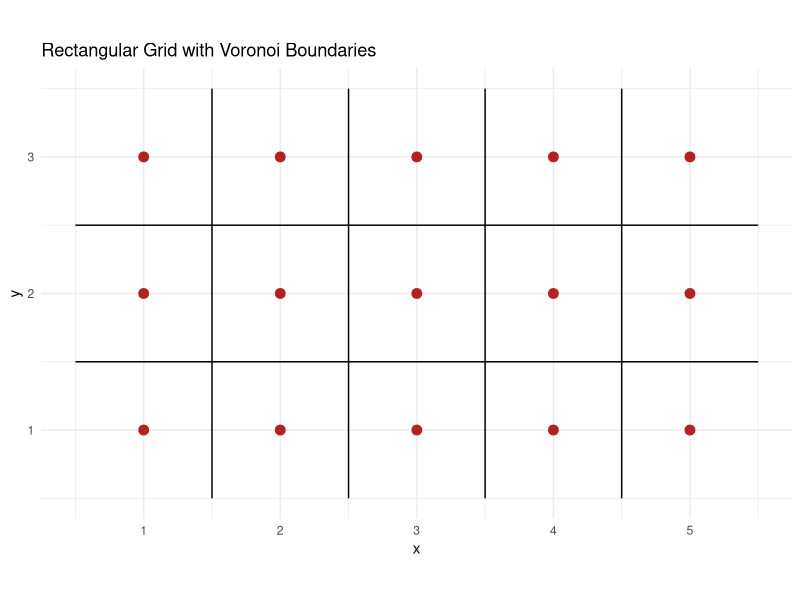
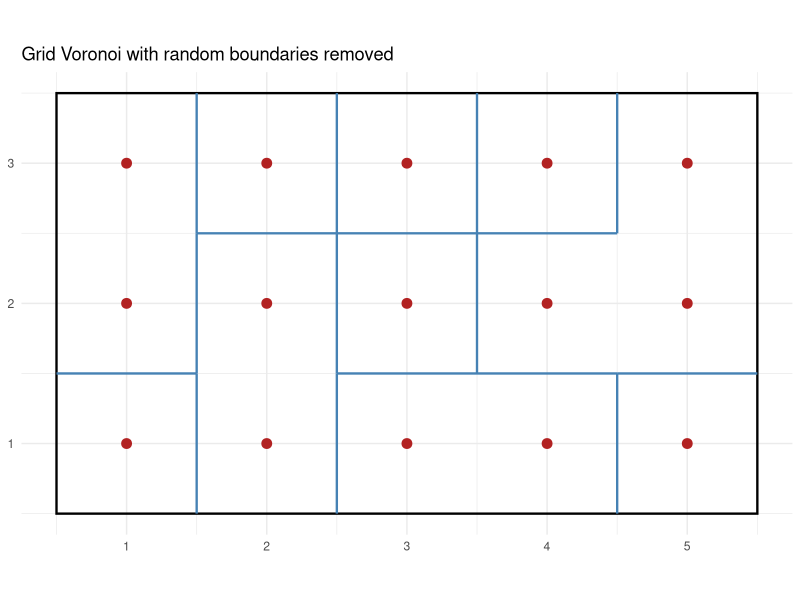
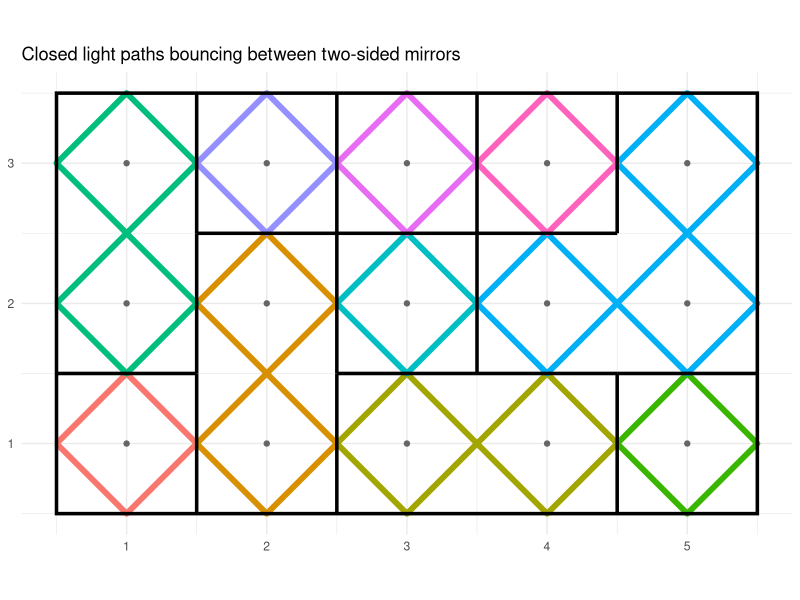
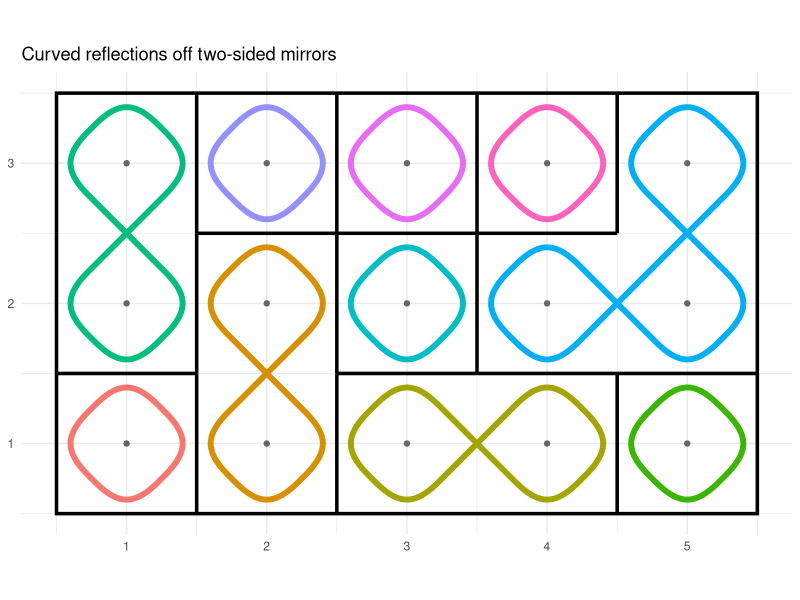

Write the R code that produced these figures, in order.
## ---- chunk 1
#| label: setup
#| include: false

library(ggplot2)
library(ggforce)

## ---- chunk 2
#| label: fig-arbitrary-grid-voronoi
#| fig-cap: "Grid of Points with Voronoi Boundaries"
#| code-fold: true
#| warning: false
#| 


pts <- expand.grid(x = 1:5, y = 1:3)

ggplot(pts, aes(x, y)) +
  geom_voronoi_tile(aes(fill = interaction(x, y)),
                    bound = c(0.5, 5.5, 0.5, 3.5),
                    colour = "white", show.legend = FALSE) +
  geom_voronoi_segment(bound = c(0.5, 5.5, 0.5, 3.5), colour = "black") +
  geom_point(colour = "firebrick", size = 3) +
  coord_fixed() +
  labs(title = "Rectangular Grid with Voronoi Boundaries") + 
  theme_minimal()

## ---- chunk 3
#| label: fig-arbitary-mirrors
#| code-fold: true
#| fig-cap: "Grid with 2-Way mirrors"
#| warning: false
#| 

set.seed(42)

pts <- expand.grid(x = 1:5, y = 1:3)

# Vertical edges: separate horizontally adjacent points (4 x 3 = 12 edges)
v_edges <- with(expand.grid(x = 1:4, y = 1:3),
  data.frame(x = x + 0.5, xend = x + 0.5,
             y = y - 0.5, yend = y + 0.5))

# Horizontal edges: separate vertically adjacent points (5 x 2 = 10 edges)
h_edges <- with(expand.grid(x = 1:5, y = 1:2),
  data.frame(x = x - 0.5, xend = x + 0.5,
             y = y + 0.5, yend = y + 0.5))

edges <- rbind(v_edges, h_edges)

# Randomly keep ~60% of the interior edges
drop_prob <- 0.4
edges <- edges[runif(nrow(edges)) > drop_prob, ]

# Outer bounding rectangle (always kept)
rect <- data.frame(xmin = 0.5, xmax = 5.5, ymin = 0.5, ymax = 3.5)

ggplot() +
  geom_rect(data = rect,
            aes(xmin = xmin, xmax = xmax, ymin = ymin, ymax = ymax),
            fill = NA, colour = "black", linewidth = 0.8) +
  geom_segment(data = edges,
               aes(x = x, y = y, xend = xend, yend = yend),
               colour = "steelblue", linewidth = 0.8) +
  geom_point(data = pts, aes(x, y), colour = "firebrick", size = 3) +
  coord_fixed() +
  theme_minimal() +
  labs(title = "Grid Voronoi with random boundaries removed",
       x = NULL, y = NULL)

## ---- chunk 4
#| label: fig-mirrors-light-rays
#| code-fold: true
#| fig-cap: "2-Way Mirrors and Light Rays"
#| 

# ---- 1. Mirror layout (same construction as the previous chunk) ----------
make_edges <- function(seed = 42, drop_prob = 0.4) {
  set.seed(seed)
  v <- with(expand.grid(x = 1:4, y = 1:3),
            data.frame(x = x + 0.5, xend = x + 0.5, y = y - 0.5, yend = y + 0.5))
  h <- with(expand.grid(x = 1:5, y = 1:2),
            data.frame(x = x - 0.5, xend = x + 0.5, y = y + 0.5, yend = y + 0.5))
  e <- rbind(v, h)
  e[runif(nrow(e)) > drop_prob, ]
}

# ---- 2. Ray tracing ------------------------------------------------------
trace_loops <- function(edges, nx = 5, ny = 3) {

  # Keys for the surviving interior mirrors
  vert <- edges$x == edges$xend
  keep <- c(
    sprintf("V%.2f,%.2f", edges$x[vert],  (edges$y[vert]  + edges$yend[vert]) / 2),
    sprintf("H%.2f,%.2f", (edges$x[!vert] + edges$xend[!vert]) / 2, edges$y[!vert])
  )

  is_half <- function(a) abs(a - round(a)) > 0.25

  # Apply the wall at point p to direction d (reflect if mirror, else pass)
  interact <- function(p, d) {
    if (is_half(p[1])) {                       # vertical wall at x = p[1]
      m <- p[1] %in% c(0.5, nx + 0.5) ||
           sprintf("V%.2f,%.2f", p[1], p[2]) %in% keep
      if (m) d[1] <- -d[1]
    } else {                                   # horizontal wall at y = p[2]
      m <- p[2] %in% c(0.5, ny + 0.5) ||
           sprintf("H%.2f,%.2f", p[1], p[2]) %in% keep
      if (m) d[2] <- -d[2]
    }
    d
  }

  chord_id <- function(p, d) sprintf("%.2f,%.2f", p[1] + 0.25 * d[1], p[2] + 0.25 * d[2])

  # Every cell has 4 chords (a diamond); each is a possible starting segment
  starts <- do.call(rbind, lapply(seq_len(nx * ny), function(k) {
    i <- (k - 1) %% nx + 1; j <- (k - 1) %/% nx + 1
    data.frame(px = c(i - .5, i, i + .5, i), py = c(j, j + .5, j, j - .5),
               dx = c(1, 1, -1, -1),         dy = c(1, -1, -1, 1))
  }))

  used <- character(0)
  loops <- list()

  for (s in seq_len(nrow(starts))) {
    p0 <- c(starts$px[s], starts$py[s]); d0 <- c(starts$dx[s], starts$dy[s])
    if (chord_id(p0, d0) %in% used) next

    p <- p0; d <- d0
    path <- list(p)
    repeat {
      used <- c(used, chord_id(p, d))
      p <- p + 0.5 * d
      d <- interact(p, d)
      path[[length(path) + 1]] <- p
      if (all(p == p0) && all(d == d0)) break
    }
    loops[[length(loops) + 1]] <- data.frame(do.call(rbind, path)) |>
      setNames(c("x", "y")) |>
      transform(loop = length(loops) + 1)
  }
  do.call(rbind, loops)
}

# ---- 3. Run and plot -----------------------------------------------------
edges <- make_edges(seed = 42, drop_prob = 0.4)
paths <- trace_loops(edges)
paths$loop <- factor(paths$loop)

cat("Number of closed light loops:", nlevels(paths$loop), "\n")

pts  <- expand.grid(x = 1:5, y = 1:3)
rect <- data.frame(xmin = 0.5, xmax = 5.5, ymin = 0.5, ymax = 3.5)

ggplot() +
  geom_path(data = paths, aes(x, y, colour = loop, group = loop), linewidth = 2) +
  geom_rect(data = rect, aes(xmin = xmin, xmax = xmax, ymin = ymin, ymax = ymax),
            fill = NA, colour = "black", linewidth = 1.2) +
  geom_segment(data = edges, aes(x = x, y = y, xend = xend, yend = yend),
               colour = "black", linewidth = 1.2) +
  geom_point(data = pts, aes(x, y), colour = "grey40", size = 1.5) +
  coord_fixed() +
  theme_minimal() +
  theme(legend.position = "none") +
  labs(title = "Closed light paths bouncing between two-sided mirrors",
       x = NULL, y = NULL)

## ---- chunk 5
#| label: fig-curved-reflections
#| code-fold: true
#| fig-cap: "Curved Reflections"
#| 
# ---- Curved reflections: reuses `paths`, `edges`, `pts`, `rect` ----------
stopifnot(exists("paths"), exists("edges"), exists("pts"), exists("rect"))

# Largest achievable gap for a given curvature (see notes)
max_gap <- function(curvature) 0.25 - 0.1875 * curvature

# Round off one closed loop. v: data frame x, y (last row repeats the first)
curve_loop <- function(v, s, w, n) {
  v   <- as.matrix(v[, c("x", "y")])
  v   <- v[-nrow(v), , drop = FALSE]            # drop duplicated closing point
  N   <- nrow(v)
  prv <- c(N, seq_len(N - 1))
  nxt <- c(2:N, 1)
  d_in  <- (v - v[prv, ]) / 0.5                 # direction of arriving chord
  d_out <- (v[nxt, ] - v) / 0.5                 # direction of leaving chord
  t <- seq(0, 1, length.out = n)

  out <- vector("list", N)
  for (k in seq_len(N)) {
    m <- v[k, ]
    if (all(d_in[k, ] == d_out[k, ])) {         # ray passes through: no bounce
      out[[k]] <- matrix(m, nrow = 1)
      next
    }
    P0 <- m - s * d_in[k, ]                     # curve leaves the incoming ray
    P3 <- m + s * d_out[k, ]                    # curve rejoins the outgoing ray
    P1 <- P0 + w * (m - P0)                     # control points pulled toward
    P2 <- P3 + w * (m - P3)                     # the mirror point by w
    out[[k]] <- outer((1 - t)^3, P0) + outer(3 * (1 - t)^2 * t, P1) +
                outer(3 * (1 - t) * t^2, P2) + outer(t^3, P3)
  }
  res <- do.call(rbind, out)
  res <- rbind(res, res[1, ])                   # close the loop
  setNames(as.data.frame(res), c("x", "y"))
}

# gap       : distance from the mirror to the apex of each curve (grid units)
# curvature : 0 = straight chamfer across the corner, 1 = fully rounded bend
curve_paths <- function(paths, gap = 0.05, curvature = 0.7, n = 25) {
  stopifnot(gap >= 0, curvature >= 0, curvature <= 1)

  s <- 4 * gap / (4 - 3 * curvature)            # setback along the rays
  if (s > 0.25) {                               # neighbouring bounces would collide
    warning(sprintf("gap %.3f too large for curvature %.2f; using max gap %.3f",
                    gap, curvature, max_gap(curvature)))
    s <- 0.25
  }

  pieces <- lapply(split(paths, paths$loop), curve_loop, s = s, w = curvature, n = n)
  out <- do.call(rbind, Map(function(d, id) { d$loop <- id; d },
                            pieces, names(pieces)))
  out$loop <- factor(out$loop, levels = levels(paths$loop))
  out
}

# ---- Run and plot --------------------------------------------------------
curved <- curve_paths(paths, gap = 0.1, curvature = 0.75)

ggplot() +
  geom_path(data = curved, aes(x, y, colour = loop, group = loop), linewidth = 2) +
  geom_rect(data = rect, aes(xmin = xmin, xmax = xmax, ymin = ymin, ymax = ymax),
            fill = NA, colour = "black", linewidth = 1.2) +
  geom_segment(data = edges, aes(x = x, y = y, xend = xend, yend = yend),
               colour = "black", linewidth = 1.2) +
  geom_point(data = pts, aes(x, y), colour = "grey40", size = 1.5) +
  coord_fixed() +
  theme_minimal() +
  theme(legend.position = "none") +
  labs(title = "Curved reflections off two-sided mirrors", x = NULL, y = NULL)

# Notes:
# Gap: this is the perpendicular distance from the mirror to the apex of the curve, in grid units where neighbouring points are 1 apart. gap = 0 reproduces the sharp geometric bounce.
# Curvature: at 0, the corner is cut by a straight chord with two abrupt kinks. At 1, the bend is spread out into a smooth arc. The curve is tangent to the incoming and outgoing rays for any curvature above 0.
# Limit on the gap: each chord has a bounce at both ends and is 0.5 long, so each curve can start at most 0.25 from its mirror point. That makes the maximum gap 0.25 - 0.1875 * curvature, which is 0.25 at curvature 0 but only about 0.06 at curvature 1. Larger requests are clamped with a warning. If you need bigger gaps with round bends, the bounces would have to be spaced further apart, for example by using a coarser mirror grid.
# Topology: the loops and the cells they fill are unchanged, because the curves replace only the vertex geometry, not the tracing. So all 15 cells are still covered, and the loop count printed earlier still applies.

## ---- chunk 6
#| code-fold: true
#| 
# =====================================================================
# Self-contained: mirror layout -> "trbl" matrix (ny x nx, row 1 = top)
# Each interior mirror appears in both neighbouring cells.
# =====================================================================
nx <- 5; ny <- 3

# ---- 1. Random mirror layout (data frame: x, y, xend, yend) ----------
make_edges <- function(seed = 42, drop_prob = 0.4) {
  set.seed(seed)
  v <- with(expand.grid(x = 1:4, y = 1:3),
            data.frame(x = x + .5, xend = x + .5, y = y - .5, yend = y + .5))
  h <- with(expand.grid(x = 1:5, y = 1:2),
            data.frame(x = x - .5, xend = x + .5, y = y + .5, yend = y + .5))
  e <- rbind(v, h)
  e[runif(nrow(e)) > drop_prob, ]
}

# ---- 2. edges -> trbl matrix ------------------------------------------
edges_to_trbl <- function(edges, nx = 5, ny = 3) {
  top <- right <- bottom <- left <- matrix(FALSE, ny, nx)
  top[1, ] <- bottom[ny, ] <- left[, 1] <- right[, nx] <- TRUE   # outer rectangle
  for (k in seq_len(nrow(edges))) {
    e <- edges[k, ]
    if (e$x == e$xend) {                          # vertical mirror
      r  <- ny - round((e$y + e$yend) / 2) + 1
      cc <- round(e$x - .5)
      right[r, cc] <- left[r, cc + 1] <- TRUE
    } else {                                      # horizontal mirror
      r  <- round(ny - e$y + .5)
      cc <- round((e$x + e$xend) / 2)
      bottom[r, cc] <- top[r + 1, cc] <- TRUE
    }
  }
  matrix(paste0(+top, +right, +bottom, +left), ny, nx)
}

# ---- 3. trbl matrix -> edges (with validation) ------------------------
code_to_edges <- function(M, nx = 5, ny = 3) {
  stopifnot("M must be ny x nx" = is.matrix(M) && nrow(M) == ny && ncol(M) == nx,
            "entries must be 4 characters of 0/1 (t,r,b,l)" = all(grepl("^[01]{4}$", M)))
  bit <- function(k) matrix(substr(M, k, k) == "1", nrow = ny)
  top <- bit(1); right <- bit(2); bottom <- bit(3); left <- bit(4)

  if (!all(top[1, ]) || !all(bottom[ny, ]) || !all(left[, 1]) || !all(right[, nx]))
    stop("Outer sides must be 1 (the bounding rectangle is always a mirror)")

  h <- which(right[, -nx, drop = FALSE] != left[, -1, drop = FALSE], arr.ind = TRUE)
  if (nrow(h))
    stop("Right side of [", h[1, 1], ",", h[1, 2], "] disagrees with left side of [",
         h[1, 1], ",", h[1, 2] + 1, "]")
  v <- which(bottom[-ny, , drop = FALSE] != top[-1, , drop = FALSE], arr.ind = TRUE)
  if (nrow(v))
    stop("Bottom side of [", v[1, 1], ",", v[1, 2], "] disagrees with top side of [",
         v[1, 1] + 1, ",", v[1, 2], "]")

  e <- which(right[, -nx, drop = FALSE], arr.ind = TRUE)
  s <- which(bottom[-ny, , drop = FALSE], arr.ind = TRUE)
  rbind(
    data.frame(x = e[, 2] + .5, xend = e[, 2] + .5,
               y = ny - e[, 1] + .5, yend = ny - e[, 1] + 1.5),
    data.frame(x = s[, 2] - .5, xend = s[, 2] + .5,
               y = ny - s[, 1] + .5, yend = ny - s[, 1] + .5)
  )
}

# ---- 4. Edit one mirror, keeping both copies in sync -------------------
set_mirror <- function(M, row, col, side, value = 0) {
  put <- function(M, r, c, k) {
    s <- strsplit(M[r, c], "")[[1]]; s[k] <- as.character(value)
    M[r, c] <- paste(s, collapse = ""); M
  }
  M <- put(M, row, col, match(side, c("t", "r", "b", "l")))
  if (side == "t" && row > 1)        M <- put(M, row - 1, col, 3)
  if (side == "r" && col < ncol(M))  M <- put(M, row, col + 1, 4)
  if (side == "b" && row < nrow(M))  M <- put(M, row + 1, col, 1)
  if (side == "l" && col > 1)        M <- put(M, row, col - 1, 2)
  M
}

# ---- 5. Print as a grid, optionally CSV and a paste-ready JS literal ---
print_trbl <- function(M, file = NULL, js = FALSE) {
  cat(apply(M, 1, paste, collapse = " "), sep = "\n")
  if (!is.null(file))
    write.table(M, file, sep = ",", quote = FALSE, row.names = FALSE, col.names = FALSE)
  if (js) {
    rows <- apply(M, 1, function(r) paste0('["', paste(r, collapse = '","'), '"]'))
    cat("\nlet ADJ = [", paste(rows, collapse = ",\n           "), "];\n", sep = "")
  }
  invisible(M)
}

# =========================== RUN =====================================
edges <- make_edges(42, 0.4)
M <- edges_to_trbl(edges)
print_trbl(M, js = TRUE)                      # add file = "mirrors.csv" to save

# Hand edit: remove the mirror between row 2/col 3 and row 2/col 4
M2 <- set_mirror(M, 2, 3, "r", 0)
print_trbl(M2)

# Round-trip check (should print TRUE)
identical(edges_to_trbl(code_to_edges(M2)), M2)

# Full Voronoi, for comparison: every cell is "1111"
print_trbl(matrix("1111", ny, nx))
